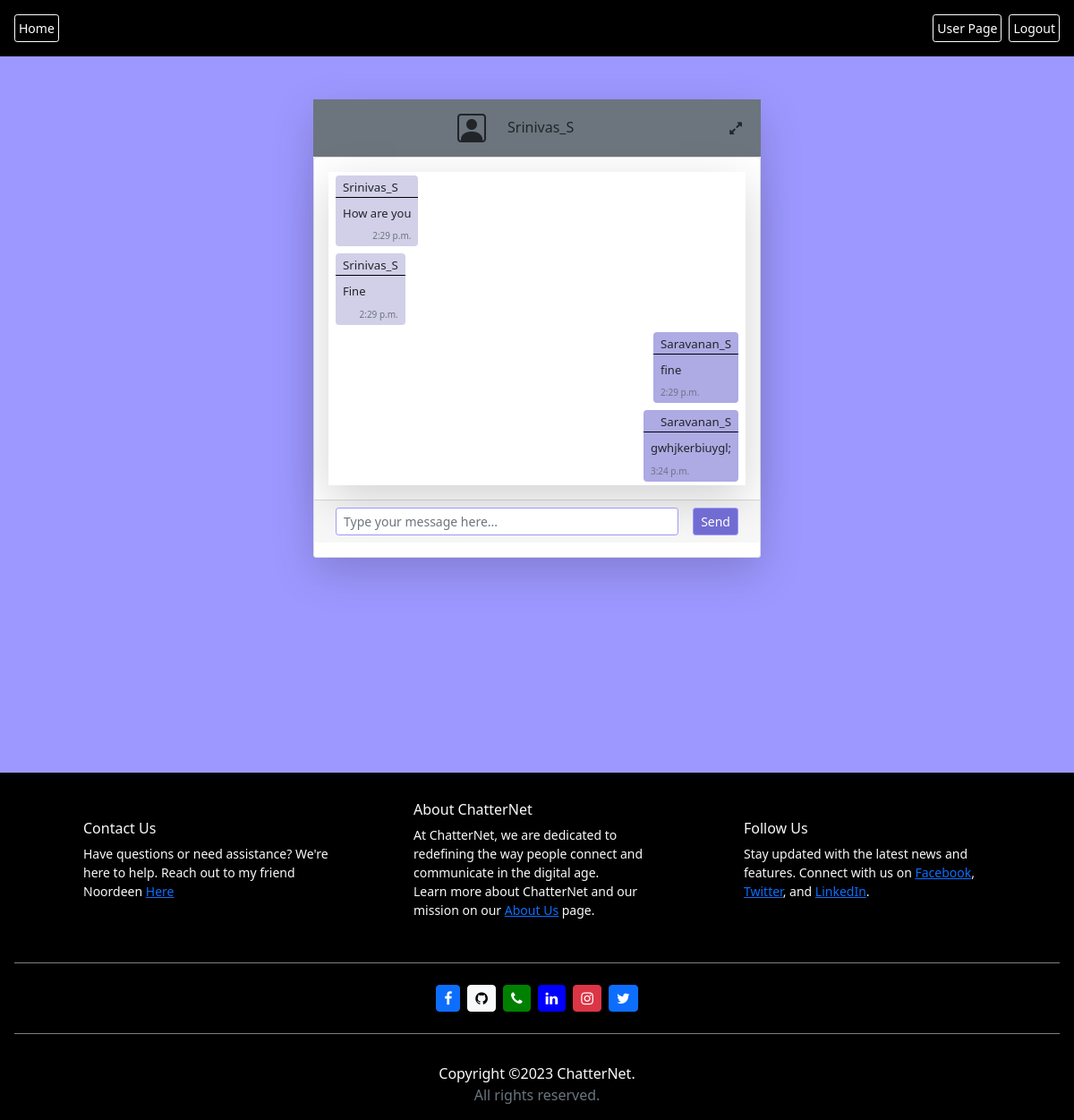
/chat_Srinivas_S/ (signed in), run on the app's committed database.
### App/models.py (models this page shows, shortened)
class Register_table(models.Model):
    id = models.AutoField( primary_key=True,verbose_name ='ID')
    firstname = models.CharField(max_length=200,  validators=[validate_password_model,RegexValidator("^[a-zA-Z]*$", message='Only alphabets are allowed')])
    lastname = models.CharField(max_length=200,validators=[RegexValidator("^[a-zA-Z]*$", message='Only alphabets are allowed')])
    email = models.CharField(max_length=254,unique=True,validators=[validators.EmailValidator(),validate_mail] )
    password = models.CharField(max_length=250,validators=[validate_password_model])
    username = models.CharField(max_length=400, blank=True)  # New field to store the full name

### Chat/models.py (models this page shows)
class Messages(models.Model):
    message = models.CharField(max_length=20000)
    user = models.ForeignKey(Register_table, on_delete=models.CASCADE)
    chat_with = models.ForeignKey(Add_chat, on_delete=models.CASCADE)
    room_name=models.CharField(max_length=200)
    date = models.DateTimeField(auto_now_add=True)

### Chat/views.py (the view)
# urls.py: path('chat_<str:username>/', chat_view, name='chat'),
def chat_view(request,username):
    loggedinUser = request.session.get('username')
    if loggedinUser is None:
        return redirect('login')
    common_room_name = get_common_room_name(loggedinUser, username)
    print("common_room_name",common_room_name)
    Message_field = Get_message_model(request.POST or None)
    chat_user = Add_chat.objects.filter(username=username)
    current_time = datetime.now().time()
    chat_history = Messages.objects.filter(room_name=common_room_name).order_by('date')
    context = {
        'loggedinUser': loggedinUser,
        'username': username,
        'common_room_name': common_room_name,
        'Message_field':Message_field,
        'chat_history':chat_history,
        'chat_user':chat_user,
        'current_time':current_time,
    }
    return render(request,"chat.html" ,context)

### Chat/forms.py
class Get_message_model(ModelForm):
    class Meta:
        model = Messages
        fields = ["message"]
        widgets = {
            'message': forms.TextInput(attrs={'class': 'form-control form-control-sm mx-2', 'placeholder': 'Type your message here...','id':'messageInput'}),
        }

### Chat/consumers.py (called while the page is built)
def get_common_room_name(username1, username2):
    if username1 < username2:
        return f"chat_{username1}_{username2}"
    else:
        return f"chat_{username2}_{username1}"

### Chat/templates/chat.html (shortened to what this page needs)
{% extends 'home.html' %}
{% block nav %}
<div class="nav-bg d-flex justify-content-start p-3">
    <a class="btn btn-sm btn-outline-danger text-decoration-none p-1 " href="/">Home</a>
    <span class="flex-grow-1"></span>
    <a class="btn btn-sm btn-outline-danger text-decoration-none p-1 mx-2" href="{% url 'success' %}">User Page</a>
    <a class="btn btn-sm btn-outline-danger text-decoration-none p-1" href="{% url 'logout' %}">Logout</a>
</div>
{% endblock %}
{% block content %}
<div class="d-flex mb-4 justify-content-evenly align-items-center">
    <div id="idForWidth" class=" shadow-lg m-5 bg-light rounded col-md-7 col-lg-6 col-xl-5 col-sm-8 col-xxl-4">
        <div class=" d-flex flex-row justify-content-center align-items-center bg-secondary px-2 py-4 p-sm-0">
            <div class="d-flex flex-row justify-content-center align-items-center">
                <i class="py-3 fa-2x bi bi-person-square d-sm-block d-none px-3"></i>
                <p class="h6 px-2 m-0">{{username}} </p>
            </div>
            <button class="btn mx-2" id="fullscreenButton"><i class="fa fa-expand"></i></button>
        </div>
        <div class="card">
            <div class="card-body">
                <div id="chatBox" class="d-flex flex-column shadow-lg " style="height: 350px; overflow-y: scroll;">
                    {% for chat in chat_history %}
                    <div class=" chat-message {% if chat.user.username == loggedinUser %}from-loggedin-user{% endif %}">
                        <div class=" mx-2 my-1 rounded d-flex flex-column"
                            style="width:fit-content; max-width: 65%; background-color:#d1d0e8; {% if chat.user.username == loggedinUser %} background-color:#adaae4 {% endif %} ">
                            <div class="m-0 pt-1" style="border-bottom:1px solid black;">
                                <p class="d-flex flex-column m-0 px-2 my-0 {% if chat.user.username == loggedinUser %}align-items-end{% else %}align-items-start {% endif %}"
                                    style="font-size:smaller; ">{{chat.user.username}}</p>
                            </div>
                            <span class="mx-2 mt-2" style="font-size:small;">{{ chat.message }}</span>
                            <div>
                                <p class=" d-flex flex-column text-muted mx-2 my-2 mb-1 {% if chat.user.username == loggedinUser %}align-items-start{% else %}align-items-end {% endif %}"
                                    style="font-size:x-small;">{{chat.date | time}}
                                </p>
                            </div>
                        </div>
                    </div>
                    {% endfor %}
                </div>
            </div>
            <div class=" ">
                <form class="card-footer d-flex flex-row" method="post" action="">
                    {% for field in Message_field %}
                    {{ field }}
                    {% endfor %}
                    <button id="sendButton" type="submit" class="btn btn-success btn-sm mx-2">Send</button>
                </form>
            </div>
        </div>
    </div>
</div>
{% endblock %}

### App/static/index.css (style rules this page uses)
.bg { background-color: #9d98ff; }
.btn-success { background-color: #716cd2; border-color: #9d98ff; color: white; }
.btn-outline-danger { background-color: transparent; border-color: white; color: #fff; }
.form-control { border: 1px groove #9d98ff; }
.nav-bg { background-color: black; }

### Chat/templates/chat.html (style rules this page uses)
.from-loggedin-user { display: flex; flex-direction: column; align-items: flex-end; }

### data on the page
Register_table: username "Srinivas_S"
Messages: user.username "Srinivas_S", message "How are you", date "2:29 p.m."
Messages: user.username "Srinivas_S", message "Fine", date "2:29 p.m."
Messages: user.username "Saravanan_S", message "fine", date "2:29 p.m."
Messages: user.username "Saravanan_S", message "gwhjkerbiuygl;", date "3:24 p.m."
